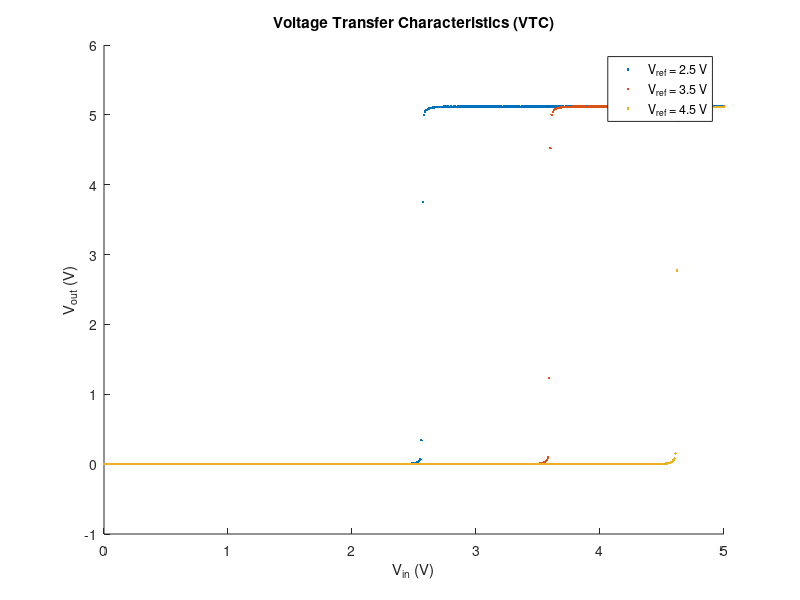
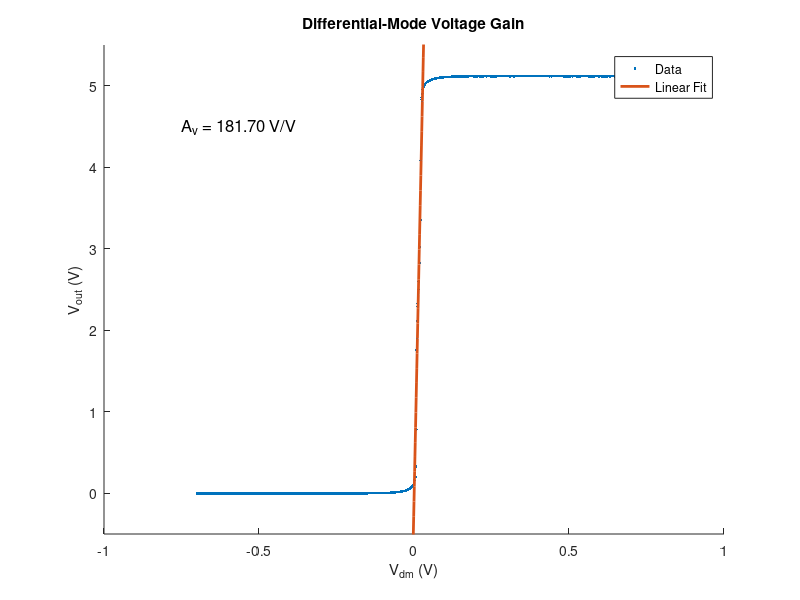
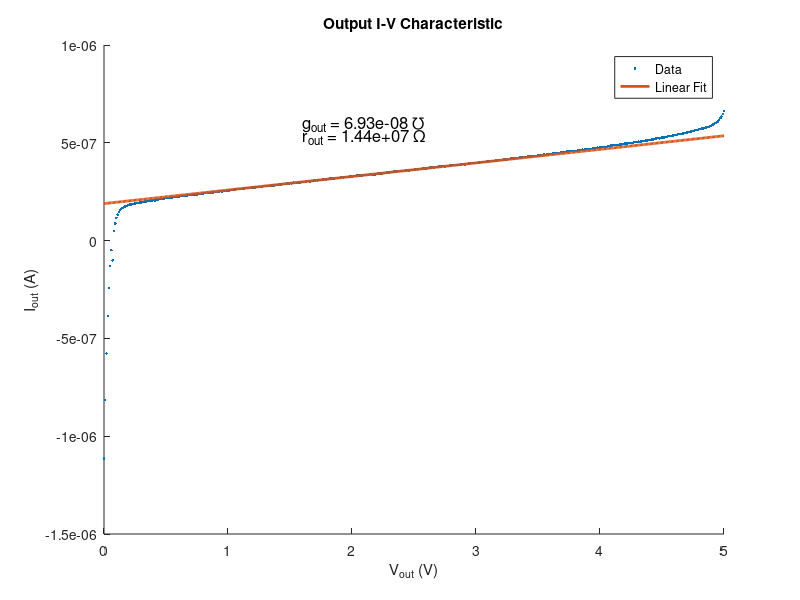
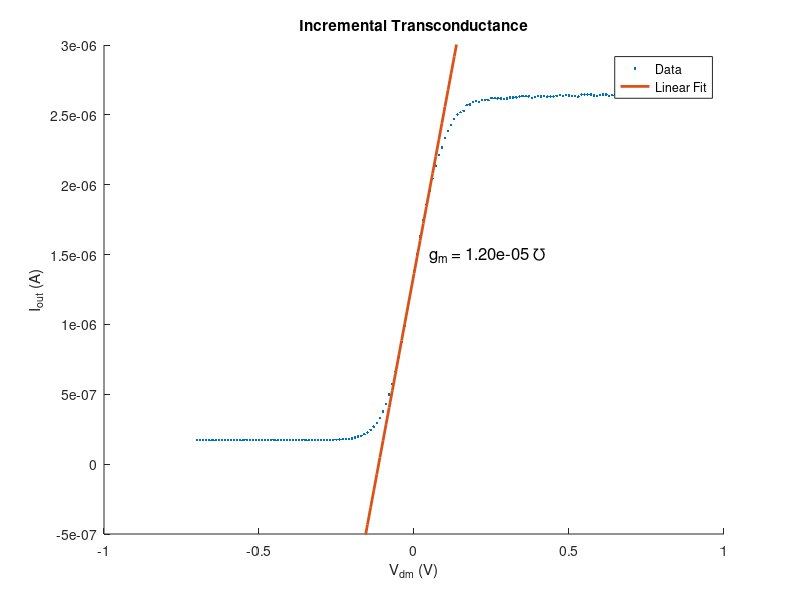

Reproduce these figures in MATLAB, in order. (Note: this script raises an error after producing the figures.)
clear; close all; clc;

%% exp1
load('lab7_exp1.mat')

figure; hold on;

plot(V_in_25dV, -V_out_25dV, '.');
plot(V_in_35dV, -V_out_35dV, '.');
plot(V_in_45dV, -V_out_45dV, '.');

xlabel('V_{in} (V)');
ylabel('V_{out} (V)');
title('Voltage Transfer Characteristics (VTC)');
legend('V_{ref} = 2.5 V','V_{ref} = 3.5 V','V_{ref} = 4.5 V','Location','best');


%% exp 2 a
load('lab7_exp2_1.mat')

figure; hold on;

Vdm = V_dm_45dV;
Vout = -V_out_45dV(1:length(Vdm));

plot(Vdm, Vout, '.');

gain = 181.704;
offset = -0.1;

fit_line = gain * Vdm + offset;
plot(Vdm, fit_line, 'LineWidth', 2);

xlabel('V_{dm} (V)');
ylabel('V_{out} (V)');
title('Differential-Mode Voltage Gain');
legend('Data','Linear Fit','Location','best');

ylim([-0.5 5.5])

text(-0.75, 4.5, sprintf('A_v = %.2f V/V', gain), 'FontSize', 12);


%% exp 2 b
load('lab7_exp2_2_v2.mat')

figure; hold on;

V = V_out_45dV;
I = I_out_45dV;

plot(V, I, '.');

idx = (V >= 1.5) & (V <= 2.5);

p = polyfit(V(idx), I(idx), 1);
slope = p(1);
r_out = 1 / slope;

fit_line = polyval(p, V);
plot(V, fit_line, 'LineWidth', 2);

xlabel('V_{out} (V)');
ylabel('I_{out} (A)');
title('Output I-V Characteristic');
legend('Data','Linear Fit','Location','best');

text(1.6, max(I)*0.9, sprintf('g_{out} = %.2e ℧', slope), 'FontSize', 12)
text(1.6, max(I)*0.8, sprintf('r_{out} = %.2e \\Omega', r_out), 'FontSize', 12);


%% exp 2 c
load('lab7_exp2_3.mat')

figure; hold on;

plot(Vdm_45dV, I_out, '.');

idx = (Vdm_45dV >= -0.06) & (Vdm_45dV <= 0.0);

p = polyfit(Vdm_45dV(idx), I_out(idx), 1);
gm = p(1);

fit_line = polyval(p, Vdm_45dV);
plot(Vdm_45dV, fit_line, 'LineWidth', 2);

xlabel('V_{dm} (V)');
ylabel('I_{out} (A)');
title('Incremental Transconductance');
legend('Data','Linear Fit','Location','best');

ylim([-0.5e-6, 3e-6])


text(0.05, 1.5*10^-6, sprintf('g_m = %.2e ℧', gm), 'FontSize', 12);

%% gain compare
Av_calc = gm * r_out;
fprintf('Gain from VTC: %.2f V/V\n', gain);
fprintf('Gain from gm*rout: %.2f V/V\n', Av_calc);


%% exp3 a 
% tau not correct
load("lab7_exp3_data.mat")
CH1 = small_step_response.CH1;
CH2 = small_step_response.CH2;
t = small_step_response.X .* small_step_response_parameters.Increment + small_step_response_parameters.Start;

CH1_smooth = movmean(CH1, 30);
CH2_smooth = movmean(CH2, 30);

figure;
plot(t, CH1_smooth, 'b.'); hold on;
plot(t, CH2_smooth, 'r.');

xlabel('Time (s)');
ylabel('Voltage (V)');
title('Unity-Gain Follower (Small Signal)');

% fit_eq = @(b, x) 1.53 * (1 - exp(-x / b));
% vals_range = find(t > 0 & t < 0.5e-3);
% plot_range = t(vals_range);
% fit_vals = fit(plot_range, small_step_response.CH2(vals_range), fit_eq, StartPoint=small_step_response.CH2(vals_range(1)));
% % plot(plot_range, 1:size(plot_range, 1))
% plot(plot_range, 1.53 .* exp(fit_vals(1) .* plot_range), 'y-')

[~, rise_idx_in] = max(diff(CH1_smooth));
[~, fall_idx_in] = min(diff(CH1_smooth));
t_rise_edge = t(rise_idx_in);
t_fall_edge = t(fall_idx_in);

idx_rise = (t > t_rise_edge + 30e-6) & (t < t_rise_edge + 100e-6);

t_rise = t(idx_rise);
v_rise = CH2_smooth(idx_rise);
Vf_r = v_rise(end);
Vi_r = v_rise(1);

mask_r = abs(v_rise - Vf_r) > 1e-4;
t_r = t_rise(mask_r);
v_r = v_rise(mask_r);

y_r = log(abs(v_r - Vf_r));
p_r = polyfit(t_r, y_r, 1);
tau_rise = -1 / p_r(1);

t_fit_rise = linspace(t_rise(1), t_rise(end), 200);
Vfit_rise = Vf_r + (Vi_r - Vf_r) * exp(-(t_fit_rise - t_fit_rise(1)) / tau_rise);

plot(t_fit_rise, Vfit_rise, 'k-', 'LineWidth', 2);
text(mean(t_fit_rise), mean(Vfit_rise), ...
    sprintf('\\tau_{rise} = %.2e s', tau_rise), ...
    'FontSize', 11, 'Color', 'k');

idx_fall = (t > t_fall_edge + 19e-6) & (t < t_fall_edge + 85e-6);

t_fall = t(idx_fall);
v_fall = CH2_smooth(idx_fall);
Vf_f = v_fall(end);
Vi_f = v_fall(1);

mask_f = abs(v_fall - Vf_f) > 1e-4;
t_f = t_fall(mask_f);
v_f = v_fall(mask_f);

y_f = log(abs(v_f - Vf_f));
p_f = polyfit(t_f, y_f, 1);
tau_fall = -1 / p_f(1);

t_fit_fall = linspace(t_fall(1), t_fall(end), 200);
Vfit_fall = Vf_f + (Vi_f - Vf_f) * exp(-(t_fit_fall - t_fit_fall(1)) / tau_fall);

plot(t_fit_fall, Vfit_fall, 'g-', 'LineWidth', 2);
text(mean(t_fit_fall), mean(Vfit_fall), ...
    sprintf('\\tau_{fall} = %.2e s', tau_fall), ...
    'FontSize', 11, 'Color', 'g');

fprintf('Tau rise = %.2e s\n', tau_rise);
fprintf('Tau fall = %.2e s\n', tau_fall);
legend('Input (V)','Output (V)', 'Rise Fit', 'Fall Fit', 'Location','bestoutside');


%% exp3 b
load("lab7_exp3_data.mat")
CH1 = large_step_response.CH1;
CH2 = large_step_response.CH2;
t = large_step_response.X .* large_step_response_parameters.Increment + large_step_response_parameters.Start;

CH1_smooth = movmean(CH1, 40);
CH2_smooth = movmean(CH2, 40);

offset_correction = mean(CH2_smooth(1:50)) - mean(CH1_smooth(1:50));
CH2_aligned = CH2_smooth - offset_correction;

figure;
plot(t, CH1_smooth, 'b.'); hold on;
plot(t, CH2_aligned, 'r.');

xlabel('Time (s)');
ylabel('Voltage (V)');
title('Unity-Gain Follower (Large Signal)');

vals_range = find(t > 0.00054 & t < 0.00068);
plot_range = -0.0005:0.00001:0.0015;
tmp = CH2_smooth(vals_range);
fit_vals = polyfit(t(vals_range), tmp, 1);
plot(plot_range, fit_vals(1) .* plot_range + fit_vals(2))

fit_vals(1)

vals_range = find(t > -0.0049 & t < -0.00426);
plot_range = -0.0054:0.00001:-0.0035;
tmp = CH2_smooth(vals_range);
fit_vals = polyfit(t(vals_range), tmp, 1);
plot(plot_range, fit_vals(1) .* plot_range + fit_vals(2))

fit_vals(1)

% [~, rise_idx_in] = max(diff(CH1_smooth));
% [~, fall_idx_in] = min(diff(CH1_smooth));
% t_rise_edge = t(rise_idx_in);
% t_fall_edge = t(fall_idx_in);
% 
% idx_rise = (t > t_rise_edge + 1e-6) & (t < t_rise_edge + 30e-6);
% 
% p_rise = polyfit(t(idx_rise), CH2_aligned(idx_rise), 1);
% slew_rise = p_rise(1);
% 
% t_fit_rise = linspace(min(t), max(t), 500);
% v_fit_rise = polyval(p_rise, t_fit_rise);
% 
% plot(t_fit_rise, v_fit_rise, 'k-', 'LineWidth', 2);
% 
% text(0.62*10^-3, 1.5, ...
%     sprintf('SR_{rise} = %.2e V/s', slew_rise), ...
%     'FontSize', 11, 'Color', 'k');
% 
% idx_fall = (t > t_fall_edge + 5e-6) & (t < t_fall_edge + 35e-6);
% 
% p_fall = polyfit(t(idx_fall), CH2_aligned(idx_fall), 1);
% slew_fall = p_fall(1);
% 
% t_fit_fall = linspace(min(t), max(t), 500);
% v_fit_fall = polyval(p_fall, t_fit_fall);
% 
% plot(t_fit_fall, v_fit_fall, 'g-', 'LineWidth', 2);
% 
% text(0.38*10^-3, 1.5, ...
%     sprintf('SR_{fall} = %.2e V/s', slew_fall), ...
%     'FontSize', 11, 'Color', 'g');
% % ylim([1.47 1.54])
% legend('Input (V)', 'Output (V)', 'Rise Fit', 'Fall Fit', 'Location','bestoutside');
